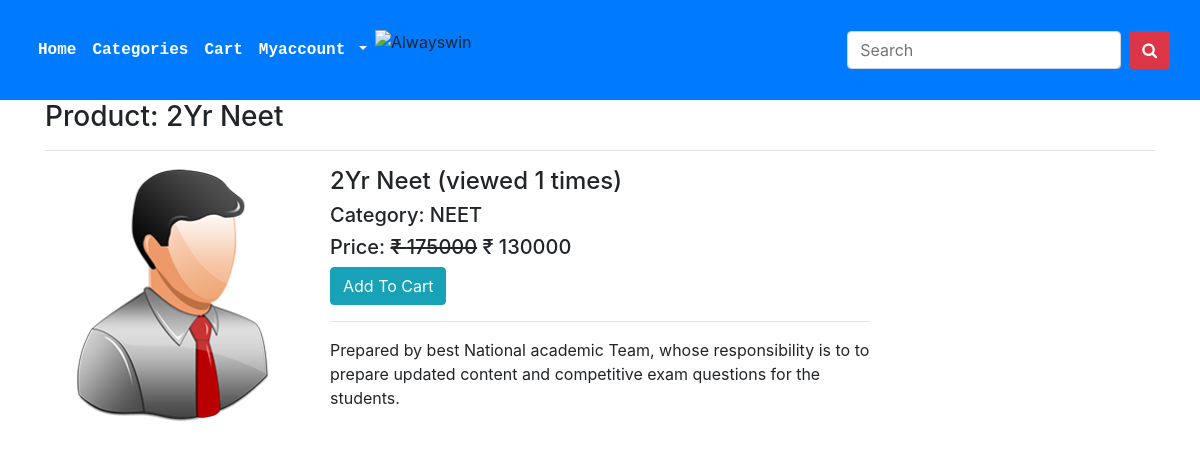
Screenshot of /product/Neet_2Yr/ with the database file from the repository.
### ecomapp/models.py (models this page shows)
class Product(models.Model):
    title = models.CharField(max_length=200)
    slug = models.SlugField(unique=True)
    category = models.ForeignKey(Category, on_delete=models.CASCADE)
    image = models.ImageField(upload_to="products")
    marked_price = models.PositiveIntegerField()
    selling_price = models.PositiveIntegerField()
    description = models.TextField()
    warranty = models.CharField(max_length=300, null=True, blank=True)
    return_policy = models.CharField(max_length=300, null=True, blank=True)
    view_count = models.PositiveIntegerField(default=0)

class Category(models.Model):
    title = models.CharField(max_length=200)
    slug = models.SlugField(unique=True)
    def __str__(self):
        return self.title

### ecomapp/views.py (the view)
# urls.py: path("product/<slug:slug>/", ProductDetailView.as_view(), name="productdetail"),
class ProductDetailView(EcomMixin, TemplateView):
     template_name = "productdetail.html"
     def get_context_data(self, **kwargs):
         context = super().get_context_data(**kwargs)
         url_slug = self.kwargs['slug']
         product = Product.objects.get(slug=url_slug)
         product.view_count += 1
         product.save()
         context["product"] = product
         return context

### ecomapp/views.py (called while the page is built)
     def dispatch(self, request, *args, **kwargs):
          cart_id = request.session.get("cart_id")
          if cart_id:
               cart_obj = Cart.objects.get(id=cart_id)
               if request.user.is_authenticated and request.user.customer:
                    cart_obj.customer = request.user.customer
                    cart_obj.save()
          return super().dispatch(request, *args, **kwargs)

### templates/productdetail.html (shortened to what this page needs)
{% extends 'base.html' %}
{% block content %}
<div class="container">
    <h3>Product: {{product.title}}</h3>
    <hr>
    <div class="row">
        <div class="col-md-3">
            <img src="{{product.image.url}}" class="img-fluid" style="height:2500; object-fit:cover;">
        </div>
        <div class="col-md-6">
            <h4>{{product.title}} (viewed {{product.view_count}} times)</h4>
            <h5>Category: {{product.category}}</h5>
            <h5>Price: <strike>&#8377;  {{product.marked_price}}</strike> &#8377; {{product.selling_price}}</h5>
            <a href="{% url 'ecomapp:addtocart' product.id %}" class="btn btn-info">Add To Cart</a>
            <hr>
            <p>{{product.description}}</p>
        </div>
    </div>
</div>
{% endblock %}

### templates/base.html (style rules this page uses)
body { overflow: scroll; }

### rows the page displays
Product: title "2Yr Neet", image (picture), view_count "1", category "NEET", marked_price "175000", selling_price "130000", description "Prepared by best National academic Team, whose responsibility is to to prepare updated content and competitive exam questions for the students."
